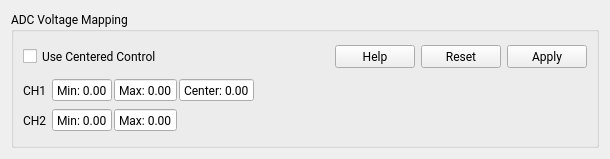
<?xml version="1.0" encoding="UTF-8"?>
<ui version="4.0">
 <class>AdcMap</class>
 <widget class="QWidget" name="AdcMap">
  <property name="geometry">
   <rect>
    <x>0</x>
    <y>0</y>
    <width>610</width>
    <height>159</height>
   </rect>
  </property>
  <property name="font">
   <font>
    <family>Roboto</family>
   </font>
  </property>
  <property name="windowTitle">
   <string>Form</string>
  </property>
  <layout class="QVBoxLayout" name="verticalLayout_2">
   <item>
    <widget class="QGroupBox" name="groupBox">
     <property name="title">
      <string>ADC Voltage Mapping</string>
     </property>
     <layout class="QVBoxLayout" name="verticalLayout">
      <item>
       <layout class="QHBoxLayout" name="horizontalLayout_2">
        <item>
         <widget class="QCheckBox" name="dualBox">
          <property name="toolTip">
           <string>Show centered graph, which is how the centered control modes interpret the throttle.</string>
          </property>
          <property name="text">
           <string>Use Centered Control</string>
          </property>
         </widget>
        </item>
        <item>
         <widget class="QPushButton" name="helpButton">
          <property name="sizePolicy">
           <sizepolicy hsizetype="Fixed" vsizetype="Fixed">
            <horstretch>0</horstretch>
            <verstretch>0</verstretch>
           </sizepolicy>
          </property>
          <property name="toolTip">
           <string>Show help</string>
          </property>
          <property name="text">
           <string>Help</string>
          </property>
         </widget>
        </item>
        <item>
         <widget class="QPushButton" name="resetButton">
          <property name="sizePolicy">
           <sizepolicy hsizetype="Fixed" vsizetype="Fixed">
            <horstretch>0</horstretch>
            <verstretch>0</verstretch>
           </sizepolicy>
          </property>
          <property name="toolTip">
           <string>Reset min and max</string>
          </property>
          <property name="text">
           <string>Reset</string>
          </property>
         </widget>
        </item>
        <item>
         <widget class="QPushButton" name="applyButton">
          <property name="sizePolicy">
           <sizepolicy hsizetype="Fixed" vsizetype="Fixed">
            <horstretch>0</horstretch>
            <verstretch>0</verstretch>
           </sizepolicy>
          </property>
          <property name="toolTip">
           <string>Apply min and max to configuration</string>
          </property>
          <property name="text">
           <string>Apply</string>
          </property>
          <property name="iconSize">
           <size>
            <width>45</width>
            <height>16</height>
           </size>
          </property>
         </widget>
        </item>
       </layout>
      </item>
      <item>
       <layout class="QGridLayout" name="gridLayout" columnstretch="0,0,0,1,0">
        <property name="horizontalSpacing">
         <number>2</number>
        </property>
        <item row="1" column="2">
         <widget class="QDoubleSpinBox" name="maxCh2Box">
          <property name="toolTip">
           <string>Measured maximum voltage</string>
          </property>
          <property name="readOnly">
           <bool>true</bool>
          </property>
          <property name="buttonSymbols">
           <enum>QAbstractSpinBox::NoButtons</enum>
          </property>
          <property name="prefix">
           <string>Max: </string>
          </property>
          <property name="suffix">
           <string/>
          </property>
          <property name="decimals">
           <number>2</number>
          </property>
          <property name="maximum">
           <double>9.000000000000000</double>
          </property>
          <property name="singleStep">
           <double>0.010000000000000</double>
          </property>
         </widget>
        </item>
        <item row="0" column="4">
         <widget class="DisplayPercentage" name="displayCh1" native="true">
          <property name="sizePolicy">
           <sizepolicy hsizetype="MinimumExpanding" vsizetype="Preferred">
            <horstretch>0</horstretch>
            <verstretch>0</verstretch>
           </sizepolicy>
          </property>
         </widget>
        </item>
        <item row="0" column="1">
         <widget class="QDoubleSpinBox" name="minCh1Box">
          <property name="toolTip">
           <string>Measured minimum voltage</string>
          </property>
          <property name="readOnly">
           <bool>true</bool>
          </property>
          <property name="buttonSymbols">
           <enum>QAbstractSpinBox::NoButtons</enum>
          </property>
          <property name="prefix">
           <string>Min: </string>
          </property>
          <property name="suffix">
           <string/>
          </property>
          <property name="decimals">
           <number>2</number>
          </property>
          <property name="maximum">
           <double>9.000000000000000</double>
          </property>
          <property name="singleStep">
           <double>0.010000000000000</double>
          </property>
         </widget>
        </item>
        <item row="0" column="2">
         <widget class="QDoubleSpinBox" name="maxCh1Box">
          <property name="toolTip">
           <string>Measured maximum voltage</string>
          </property>
          <property name="readOnly">
           <bool>true</bool>
          </property>
          <property name="buttonSymbols">
           <enum>QAbstractSpinBox::NoButtons</enum>
          </property>
          <property name="prefix">
           <string>Max: </string>
          </property>
          <property name="suffix">
           <string/>
          </property>
          <property name="decimals">
           <number>2</number>
          </property>
          <property name="maximum">
           <double>9.000000000000000</double>
          </property>
          <property name="singleStep">
           <double>0.010000000000000</double>
          </property>
         </widget>
        </item>
        <item row="0" column="0">
         <widget class="QLabel" name="label">
          <property name="text">
           <string>CH1 </string>
          </property>
         </widget>
        </item>
        <item row="1" column="4">
         <widget class="DisplayPercentage" name="displayCh2" native="true">
          <property name="sizePolicy">
           <sizepolicy hsizetype="MinimumExpanding" vsizetype="Preferred">
            <horstretch>0</horstretch>
            <verstretch>0</verstretch>
           </sizepolicy>
          </property>
         </widget>
        </item>
        <item row="1" column="0">
         <widget class="QLabel" name="label_2">
          <property name="text">
           <string>CH2 </string>
          </property>
         </widget>
        </item>
        <item row="1" column="1">
         <widget class="QDoubleSpinBox" name="minCh2Box">
          <property name="toolTip">
           <string>Measured minimum voltage</string>
          </property>
          <property name="readOnly">
           <bool>true</bool>
          </property>
          <property name="buttonSymbols">
           <enum>QAbstractSpinBox::NoButtons</enum>
          </property>
          <property name="prefix">
           <string>Min: </string>
          </property>
          <property name="suffix">
           <string/>
          </property>
          <property name="decimals">
           <number>2</number>
          </property>
          <property name="maximum">
           <double>9.000000000000000</double>
          </property>
          <property name="singleStep">
           <double>0.010000000000000</double>
          </property>
         </widget>
        </item>
        <item row="0" column="3">
         <widget class="QDoubleSpinBox" name="centerCh1Box">
          <property name="sizePolicy">
           <sizepolicy hsizetype="Fixed" vsizetype="Fixed">
            <horstretch>0</horstretch>
            <verstretch>0</verstretch>
           </sizepolicy>
          </property>
          <property name="toolTip">
           <string>Measured minimum voltage</string>
          </property>
          <property name="readOnly">
           <bool>true</bool>
          </property>
          <property name="buttonSymbols">
           <enum>QAbstractSpinBox::NoButtons</enum>
          </property>
          <property name="prefix">
           <string>Center: </string>
          </property>
          <property name="suffix">
           <string/>
          </property>
          <property name="decimals">
           <number>2</number>
          </property>
          <property name="maximum">
           <double>9.000000000000000</double>
          </property>
          <property name="singleStep">
           <double>0.010000000000000</double>
          </property>
         </widget>
        </item>
       </layout>
      </item>
     </layout>
    </widget>
   </item>
  </layout>
 </widget>
 <customwidgets>
  <customwidget>
   <class>DisplayPercentage</class>
   <extends>QWidget</extends>
   <header>widgets/displaypercentage.h</header>
   <container>1</container>
  </customwidget>
 </customwidgets>
 <resources/>
 <connections/>
</ui>
